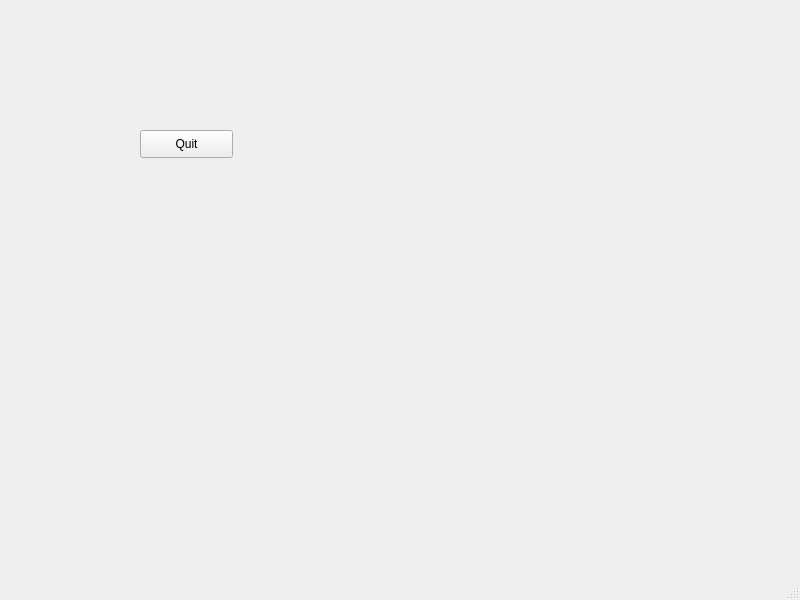
<?xml version="1.0" encoding="UTF-8"?>
<ui version="4.0">
 <class>MainWindow</class>
 <widget class="QMainWindow" name="MainWindow">
  <property name="geometry">
   <rect>
    <x>0</x>
    <y>0</y>
    <width>800</width>
    <height>600</height>
   </rect>
  </property>
  <property name="windowTitle">
   <string>MainWindow</string>
  </property>
  <widget class="QWidget" name="centralwidget">
   <widget class="QPushButton" name="pushButton_quit">
    <property name="geometry">
     <rect>
      <x>140</x>
      <y>130</y>
      <width>93</width>
      <height>28</height>
     </rect>
    </property>
    <property name="text">
     <string>Quit</string>
    </property>
   </widget>
  </widget>
  <widget class="QMenuBar" name="menubar">
   <property name="geometry">
    <rect>
     <x>0</x>
     <y>0</y>
     <width>800</width>
     <height>26</height>
    </rect>
   </property>
  </widget>
  <widget class="QStatusBar" name="statusbar"/>
 </widget>
 <resources/>
 <connections/>
</ui>
